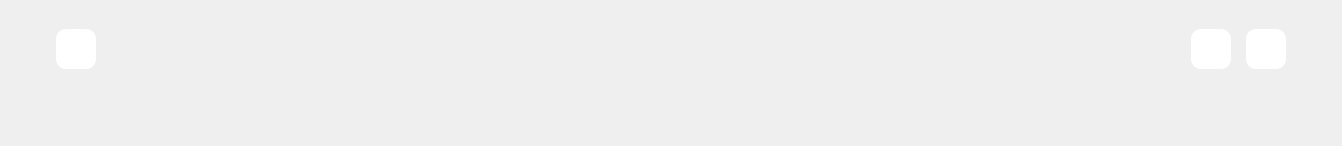
      <widget class="QWidget" name="page">
       <layout class="QHBoxLayout" name="horizontalLayout_33">
        <item>
         <layout class="QVBoxLayout" name="verticalLayout_23">
          <item>
           <widget class="QWidget" name="widget_43" native="true">
            <layout class="QVBoxLayout" name="verticalLayout_24">
             <property name="spacing">
              <number>30</number>
             </property>
             <property name="leftMargin">
              <number>30</number>
             </property>
             <property name="rightMargin">
              <number>30</number>
             </property>
             <item>
              <widget class="QWidget" name="widget_44" native="true">
               <property name="maximumSize">
                <size>
                 <width>16777215</width>
                 <height>70</height>
                </size>
               </property>
               <layout class="QHBoxLayout" name="horizontalLayout_28">
                <property name="leftMargin">
                 <number>0</number>
                </property>
                <property name="topMargin">
                 <number>0</number>
                </property>
                <property name="rightMargin">
                 <number>0</number>
                </property>
                <property name="bottomMargin">
                 <number>0</number>
                </property>
                <item>
                 <widget class="QWidget" name="widget_45" native="true">
                  <property name="maximumSize">
                   <size>
                    <width>16777215</width>
                    <height>60</height>
                   </size>
                  </property>
                  <property name="styleSheet">
                   <string notr="true"/>
                  </property>
                  <layout class="QHBoxLayout" name="horizontalLayout_29">
                   <property name="spacing">
                    <number>15</number>
                   </property>
                   <property name="leftMargin">
                    <number>15</number>
                   </property>
                   <property name="rightMargin">
                    <number>15</number>
                   </property>
                   <item>
                    <widget class="QPushButton" name="btn_home_about_us">
                     <property name="minimumSize">
                      <size>
                       <width>40</width>
                       <height>40</height>
                      </size>
                     </property>
                     <property name="maximumSize">
                      <size>
                       <width>40</width>
                       <height>40</height>
                      </size>
                     </property>
                     <property name="font">
                      <font>
                       <family>Roboto</family>
                       <pointsize>25</pointsize>
                       <weight>75</weight>
                       <bold>true</bold>
                      </font>
                     </property>
                     <property name="styleSheet">
                      <string notr="true">
background-color: rgb(255, 255, 255);
color: rgb(0, 41, 77);
border-radius:  10px;</string>
                     </property>
                     <property name="text">
                      <string/>
                     </property>
                     <property name="icon">
                      <iconset resource="resources/resources.qrc">
                       <normaloff>:/icon/icon/basic-ui_17055247.png</normaloff>:/icon/icon/basic-ui_17055247.png</iconset>
                     </property>
                     <property name="iconSize">
                      <size>
                       <width>25</width>
                       <height>25</height>
                      </size>
                     </property>
                    </widget>
                   </item>
                   <item>
                    <spacer name="horizontalSpacer_17">
                     <property name="orientation">
                      <enum>Qt::Horizontal</enum>
                     </property>
                     <property name="sizeHint" stdset="0">
                      <size>
                       <width>1080</width>
                       <height>20</height>
                      </size>
                     </property>
                    </spacer>
                   </item>
                   <item>
                    <widget class="QLabel" name="label_19">
                     <property name="minimumSize">
                      <size>
                       <width>40</width>
                       <height>40</height>
                      </size>
                     </property>
                     <property name="maximumSize">
                      <size>
                       <width>40</width>
                       <height>40</height>
                      </size>
                     </property>
                     <property name="styleSheet">
                      <string notr="true">
background-color: rgb(255, 255, 255);
color: rgb(0, 41, 77);
border-radius:  10px;</string>
                     </property>
                     <property name="text">
                      <string/>
                     </property>
                     <property name="pixmap">
                      <pixmap resource="resources/resources.qrc">:/logo/Logos/Fablab Logo-aftercut.png</pixmap>
                     </property>
                     <property name="scaledContents">
                      <bool>true</bool>
                     </property>
                    </widget>
                   </item>
                   <item>
                    <widget class="QLabel" name="label_20">
                     <property name="minimumSize">
                      <size>
                       <width>40</width>
                       <height>40</height>
                      </size>
                     </property>
                     <property name="maximumSize">
                      <size>
                       <width>40</width>
                       <height>40</height>
                      </size>
                     </property>
                     <property name="styleSheet">
                      <string notr="true">
background-color: rgb(255, 255, 255);
color: rgb(0, 41, 77);
border-radius:  10px;</string>
                     </property>
                     <property name="text">
                      <string/>
                     </property>
                     <property name="pixmap">
                      <pixmap resource="resources/resources.qrc">:/logo/Logos/Logo BK.png</pixmap>
                     </property>
                     <property name="scaledContents">
                      <bool>true</bool>
                     </property>
                    </widget>
                   </item>
                  </layout>
                 </widget>
                </item>
               </layout>
              </widget>
             </item>
             <item>
              <widget class="QWidget" name="web_layout" native="true">
               <layout class="QHBoxLayout" name="horizontalLayout_30"/>
              </widget>
             </item>
            </layout>
           </widget>
          </item>
         </layout>
        </item>
       </layout>
      </widget>
